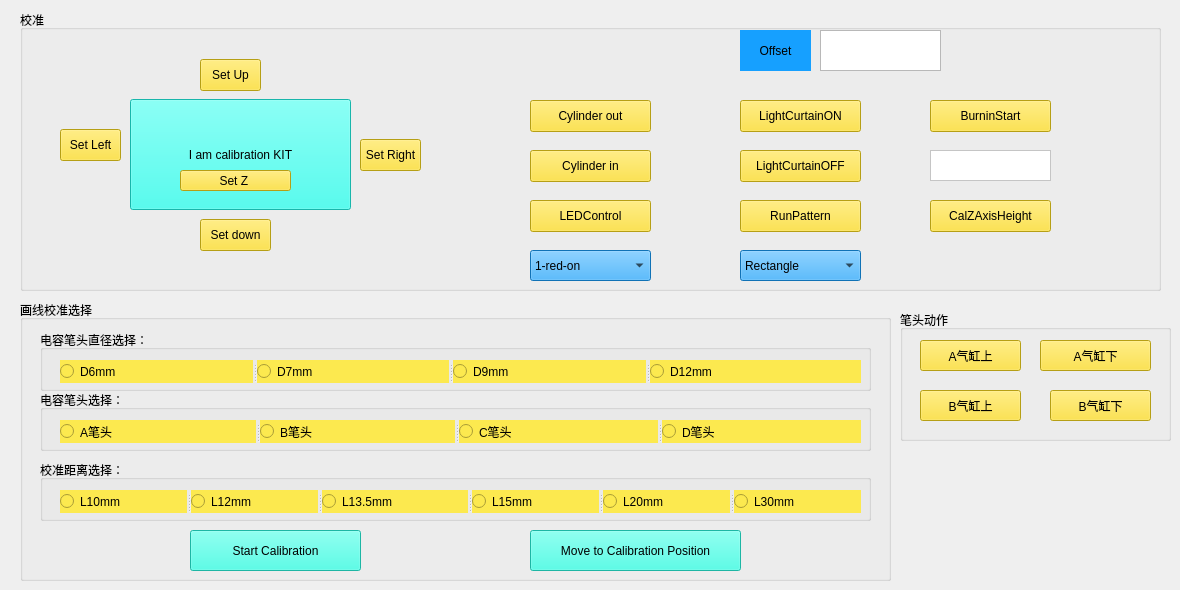
   <widget class="QWidget" name="tab_2">
    <attribute name="title">
     <string>Cal</string>
    </attribute>
    <widget class="QPushButton" name="pushButton_44">
     <property name="geometry">
      <rect>
       <x>130</x>
       <y>99</y>
       <width>221</width>
       <height>111</height>
      </rect>
     </property>
     <property name="styleSheet">
      <string notr="true">background-color: rgb(33, 255, 239);</string>
     </property>
     <property name="text">
      <string>I am calibration KIT</string>
     </property>
    </widget>
    <widget class="QPushButton" name="ButtonSetXCalUp">
     <property name="geometry">
      <rect>
       <x>200</x>
       <y>59</y>
       <width>61</width>
       <height>32</height>
      </rect>
     </property>
     <property name="styleSheet">
      <string notr="true">background-color: rgb(255, 222, 29);</string>
     </property>
     <property name="text">
      <string>Set Up</string>
     </property>
    </widget>
    <widget class="QPushButton" name="ButtonSetZCal">
     <property name="geometry">
      <rect>
       <x>180</x>
       <y>170</y>
       <width>111</width>
       <height>21</height>
      </rect>
     </property>
     <property name="styleSheet">
      <string notr="true">background-color: rgb(255, 222, 29);</string>
     </property>
     <property name="text">
      <string>Set Z </string>
     </property>
    </widget>
    <widget class="QPushButton" name="ButtonSetXCalDown">
     <property name="geometry">
      <rect>
       <x>200</x>
       <y>219</y>
       <width>71</width>
       <height>32</height>
      </rect>
     </property>
     <property name="styleSheet">
      <string notr="true">background-color: rgb(255, 222, 29);</string>
     </property>
     <property name="text">
      <string>Set down</string>
     </property>
    </widget>
    <widget class="QPushButton" name="ButtonSetYCalLeft">
     <property name="geometry">
      <rect>
       <x>60</x>
       <y>129</y>
       <width>61</width>
       <height>32</height>
      </rect>
     </property>
     <property name="styleSheet">
      <string notr="true">background-color: rgb(255, 222, 29);</string>
     </property>
     <property name="text">
      <string>Set Left</string>
     </property>
    </widget>
    <widget class="QPushButton" name="ButtonSetYCalRight">
     <property name="geometry">
      <rect>
       <x>360</x>
       <y>139</y>
       <width>61</width>
       <height>32</height>
      </rect>
     </property>
     <property name="styleSheet">
      <string notr="true">background-color: rgb(255, 222, 29);</string>
     </property>
     <property name="text">
      <string>Set Right</string>
     </property>
    </widget>
    <widget class="QGroupBox" name="groupBox_5">
     <property name="geometry">
      <rect>
       <x>20</x>
       <y>300</y>
       <width>871</width>
       <height>281</height>
      </rect>
     </property>
     <property name="title">
      <string>画线校准选择</string>
     </property>
     <widget class="QGroupBox" name="groupBox_6">
      <property name="geometry">
       <rect>
        <x>20</x>
        <y>30</y>
        <width>831</width>
        <height>61</height>
       </rect>
      </property>
      <property name="title">
       <string>电容笔头直径选择：</string>
      </property>
      <widget class="QSplitter" name="splitter">
       <property name="geometry">
        <rect>
         <x>20</x>
         <y>30</y>
         <width>801</width>
         <height>23</height>
        </rect>
       </property>
       <property name="orientation">
        <enum>Qt::Horizontal</enum>
       </property>
       <widget class="QRadioButton" name="radioButtonCap6mm_V">
        <property name="styleSheet">
         <string notr="true">background-color: rgb(252, 233, 79);</string>
        </property>
        <property name="text">
         <string>D6mm</string>
        </property>
       </widget>
       <widget class="QRadioButton" name="radioButtonCap7mm_V">
        <property name="styleSheet">
         <string notr="true">background-color: rgb(252, 233, 79);</string>
        </property>
        <property name="text">
         <string>D7mm</string>
        </property>
       </widget>
       <widget class="QRadioButton" name="radioButtonCap9mm_V">
        <property name="styleSheet">
         <string notr="true">background-color: rgb(252, 233, 79);</string>
        </property>
        <property name="text">
         <string>D9mm</string>
        </property>
       </widget>
       <widget class="QRadioButton" name="radioButtonCap12mm_V">
        <property name="styleSheet">
         <string notr="true">background-color: rgb(252, 233, 79);</string>
        </property>
        <property name="text">
         <string>D12mm</string>
        </property>
       </widget>
      </widget>
     </widget>
     <widget class="QGroupBox" name="groupBox_7">
      <property name="geometry">
       <rect>
        <x>20</x>
        <y>160</y>
        <width>831</width>
        <height>61</height>
       </rect>
      </property>
      <property name="title">
       <string>校准距离选择：</string>
      </property>
      <widget class="QSplitter" name="splitter_2">
       <property name="geometry">
        <rect>
         <x>20</x>
         <y>30</y>
         <width>801</width>
         <height>23</height>
        </rect>
       </property>
       <property name="orientation">
        <enum>Qt::Horizontal</enum>
       </property>
       <widget class="QRadioButton" name="radioButtonCalDistance10mm_V">
        <property name="styleSheet">
         <string notr="true">background-color: rgb(252, 233, 79);</string>
        </property>
        <property name="text">
         <string>L10mm</string>
        </property>
       </widget>
       <widget class="QRadioButton" name="radioButtonCalDistance12mm_V">
        <property name="styleSheet">
         <string notr="true">background-color: rgb(252, 233, 79);</string>
        </property>
        <property name="text">
         <string>L12mm</string>
        </property>
       </widget>
       <widget class="QRadioButton" name="radioButtonCalDistance135mm_V">
        <property name="styleSheet">
         <string notr="true">background-color: rgb(252, 233, 79);</string>
        </property>
        <property name="text">
         <string>L13.5mm</string>
        </property>
       </widget>
       <widget class="QRadioButton" name="radioButtonCalDistance15mm_V">
        <property name="styleSheet">
         <string notr="true">background-color: rgb(252, 233, 79);</string>
        </property>
        <property name="text">
         <string>L15mm</string>
        </property>
       </widget>
       <widget class="QRadioButton" name="radioButtonCalDistance20mm_V">
        <property name="styleSheet">
         <string notr="true">background-color: rgb(252, 233, 79);</string>
        </property>
        <property name="text">
         <string>L20mm</string>
        </property>
       </widget>
       <widget class="QRadioButton" name="radioButtonCalDistance30mm_V">
        <property name="styleSheet">
         <string notr="true">background-color: rgb(252, 233, 79);</string>
        </property>
        <property name="text">
         <string>L30mm</string>
        </property>
       </widget>
      </widget>
     </widget>
     <widget class="QGroupBox" name="groupBox_9">
      <property name="geometry">
       <rect>
        <x>20</x>
        <y>90</y>
        <width>831</width>
        <height>61</height>
       </rect>
      </property>
      <property name="title">
       <string>电容笔头选择：</string>
      </property>
      <widget class="QSplitter" name="splitter_3">
       <property name="geometry">
        <rect>
         <x>20</x>
         <y>30</y>
         <width>801</width>
         <height>23</height>
        </rect>
       </property>
       <property name="orientation">
        <enum>Qt::Horizontal</enum>
       </property>
       <widget class="QRadioButton" name="radioButtonHorizontalBack">
        <property name="styleSheet">
         <string notr="true">background-color: rgb(252, 233, 79);</string>
        </property>
        <property name="text">
         <string>A笔头</string>
        </property>
       </widget>
       <widget class="QRadioButton" name="radioButtonHorizontalFront">
        <property name="styleSheet">
         <string notr="true">background-color: rgb(252, 233, 79);</string>
        </property>
        <property name="text">
         <string>B笔头</string>
        </property>
       </widget>
       <widget class="QRadioButton" name="radioButtonVerticalRight">
        <property name="styleSheet">
         <string notr="true">background-color: rgb(252, 233, 79);</string>
        </property>
        <property name="text">
         <string>C笔头</string>
        </property>
       </widget>
       <widget class="QRadioButton" name="radioButtonVerticalLeft">
        <property name="styleSheet">
         <string notr="true">background-color: rgb(252, 233, 79);</string>
        </property>
        <property name="text">
         <string>D笔头</string>
        </property>
       </widget>
      </widget>
     </widget>
     <widget class="QPushButton" name="ButtonStartCal">
      <property name="geometry">
       <rect>
        <x>170</x>
        <y>230</y>
        <width>171</width>
        <height>41</height>
       </rect>
      </property>
      <property name="styleSheet">
       <string notr="true">background-color: rgb(41, 255, 229);</string>
      </property>
      <property name="text">
       <string>Start Calibration</string>
      </property>
     </widget>
     <widget class="QPushButton" name="ButtonMoveToCalibrationPosition">
      <property name="geometry">
       <rect>
        <x>510</x>
        <y>230</y>
        <width>211</width>
        <height>41</height>
       </rect>
      </property>
      <property name="styleSheet">
       <string notr="true">background-color: rgb(41, 255, 229);</string>
      </property>
      <property name="text">
       <string>Move to Calibration Position</string>
      </property>
     </widget>
    </widget>
    <widget class="QGroupBox" name="groupBox_17">
     <property name="geometry">
      <rect>
       <x>900</x>
       <y>310</y>
       <width>271</width>
       <height>131</height>
      </rect>
     </property>
     <property name="title">
      <string>笔头动作</string>
     </property>
     <widget class="QPushButton" name="pushButtonCapVerticalLeftUp">
      <property name="geometry">
       <rect>
        <x>20</x>
        <y>30</y>
        <width>101</width>
        <height>31</height>
       </rect>
      </property>
      <property name="styleSheet">
       <string notr="true">background-color: rgb(255, 222, 29);</string>
      </property>
      <property name="text">
       <string>A气缸上</string>
      </property>
     </widget>
     <widget class="QPushButton" name="pushButtonCapVerticalRightDown">
      <property name="geometry">
       <rect>
        <x>150</x>
        <y>80</y>
        <width>101</width>
        <height>31</height>
       </rect>
      </property>
      <property name="styleSheet">
       <string notr="true">background-color: rgb(255, 222, 29);</string>
      </property>
      <property name="text">
       <string>B气缸下</string>
      </property>
     </widget>
     <widget class="QPushButton" name="pushButtonCapVerticalLeftDowm">
      <property name="geometry">
       <rect>
        <x>140</x>
        <y>30</y>
        <width>111</width>
        <height>31</height>
       </rect>
      </property>
      <property name="styleSheet">
       <string notr="true">background-color: rgb(255, 222, 29);</string>
      </property>
      <property name="text">
       <string>A气缸下</string>
      </property>
     </widget>
     <widget class="QPushButton" name="pushButtonCapVerticalRightUp">
      <property name="geometry">
       <rect>
        <x>20</x>
        <y>80</y>
        <width>101</width>
        <height>31</height>
       </rect>
      </property>
      <property name="styleSheet">
       <string notr="true">background-color: rgb(255, 222, 29);</string>
      </property>
      <property name="text">
       <string>B气缸上</string>
      </property>
     </widget>
    </widget>
    <widget class="QGroupBox" name="groupBox_18">
     <property name="geometry">
      <rect>
       <x>20</x>
       <y>10</y>
       <width>1141</width>
       <height>281</height>
      </rect>
     </property>
     <property name="title">
      <string>校准</string>
     </property>
     <widget class="QPushButton" name="ButtonBurninStart">
      <property name="geometry">
       <rect>
        <x>910</x>
        <y>90</y>
        <width>121</width>
        <height>32</height>
       </rect>
      </property>
      <property name="styleSheet">
       <string notr="true">background-color: rgb(255, 222, 29);</string>
      </property>
      <property name="text">
       <string>BurninStart</string>
      </property>
     </widget>
     <widget class="QPushButton" name="ButtonCurtainOFF">
      <property name="geometry">
       <rect>
        <x>720</x>
        <y>140</y>
        <width>121</width>
        <height>32</height>
       </rect>
      </property>
      <property name="styleSheet">
       <string notr="true">background-color: rgb(255, 222, 29);</string>
      </property>
      <property name="text">
       <string>LightCurtainOFF</string>
      </property>
     </widget>
     <widget class="QTextEdit" name="textEditOffset">
      <property name="geometry">
       <rect>
        <x>800</x>
        <y>20</y>
        <width>121</width>
        <height>41</height>
       </rect>
      </property>
     </widget>
     <widget class="QPushButton" name="ButtonLEDControl">
      <property name="geometry">
       <rect>
        <x>510</x>
        <y>190</y>
        <width>121</width>
        <height>32</height>
       </rect>
      </property>
      <property name="styleSheet">
       <string notr="true">background-color: rgb(255, 222, 29);</string>
      </property>
      <property name="text">
       <string>LEDControl</string>
      </property>
     </widget>
     <widget class="QComboBox" name="comboBox">
      <property name="geometry">
       <rect>
        <x>720</x>
        <y>240</y>
        <width>121</width>
        <height>31</height>
       </rect>
      </property>
      <property name="styleSheet">
       <string notr="true">background-color: rgb(22, 160, 255);</string>
      </property>
      <item>
       <property name="text">
        <string>Rectangle</string>
       </property>
      </item>
      <item>
       <property name="text">
        <string>Circle/EIIipse</string>
       </property>
      </item>
     </widget>
     <widget class="QPushButton" name="ButtonRunPattern">
      <property name="geometry">
       <rect>
        <x>720</x>
        <y>190</y>
        <width>121</width>
        <height>32</height>
       </rect>
      </property>
      <property name="styleSheet">
       <string notr="true">background-color: rgb(255, 222, 29);</string>
      </property>
      <property name="text">
       <string>RunPattern</string>
      </property>
     </widget>
     <widget class="QLabel" name="label_38">
      <property name="geometry">
       <rect>
        <x>720</x>
        <y>20</y>
        <width>71</width>
        <height>41</height>
       </rect>
      </property>
      <property name="styleSheet">
       <string notr="true">background-color: rgb(22, 160, 255);</string>
      </property>
      <property name="text">
       <string>Offset</string>
      </property>
      <property name="alignment">
       <set>Qt::AlignCenter</set>
      </property>
     </widget>
     <widget class="QPushButton" name="ButtonCylinderIn">
      <property name="geometry">
       <rect>
        <x>510</x>
        <y>140</y>
        <width>121</width>
        <height>32</height>
       </rect>
      </property>
      <property name="styleSheet">
       <string notr="true">background-color: rgb(255, 222, 29);</string>
      </property>
      <property name="text">
       <string>Cylinder in</string>
      </property>
     </widget>
     <widget class="QPushButton" name="ButtonCylinderOut">
      <property name="geometry">
       <rect>
        <x>510</x>
        <y>90</y>
        <width>121</width>
        <height>32</height>
       </rect>
      </property>
      <property name="styleSheet">
       <string notr="true">background-color: rgb(255, 222, 29);</string>
      </property>
      <property name="text">
       <string>Cylinder out</string>
      </property>
     </widget>
     <widget class="QPushButton" name="ButtonCurtainON">
      <property name="geometry">
       <rect>
        <x>720</x>
        <y>90</y>
        <width>121</width>
        <height>32</height>
       </rect>
      </property>
      <property name="styleSheet">
       <string notr="true">background-color: rgb(255, 222, 29);</string>
      </property>
      <property name="text">
       <string>LightCurtainON</string>
      </property>
     </widget>
     <widget class="QTextEdit" name="textEditBurninTimes">
      <property name="geometry">
       <rect>
        <x>910</x>
        <y>140</y>
        <width>121</width>
        <height>31</height>
       </rect>
      </property>
      <property name="styleSheet">
       <string notr="true">background-color: rgb(255, 255, 255);</string>
      </property>
     </widget>
     <widget class="QComboBox" name="comboBoxLED">
      <property name="geometry">
       <rect>
        <x>510</x>
        <y>240</y>
        <width>121</width>
        <height>31</height>
       </rect>
      </property>
      <property name="styleSheet">
       <string notr="true">background-color: rgb(22, 160, 255);</string>
      </property>
      <item>
       <property name="text">
        <string>1-red-on</string>
       </property>
      </item>
      <item>
       <property name="text">
        <string>1-red-off</string>
       </property>
      </item>
      <item>
       <property name="text">
        <string>1-yellow-on</string>
       </property>
      </item>
      <item>
       <property name="text">
        <string>1-yellow-off</string>
       </property>
      </item>
      <item>
       <property name="text">
        <string>1-green-on</string>
       </property>
      </item>
      <item>
       <property name="text">
        <string>1-green-off</string>
       </property>
      </item>
      <item>
       <property name="text">
        <string>2-red-on</string>
       </property>
      </item>
      <item>
       <property name="text">
        <string>2-red-off</string>
       </property>
      </item>
      <item>
       <property name="text">
        <string>2-green-on</string>
       </property>
      </item>
      <item>
       <property name="text">
        <string>2-green-off</string>
       </property>
      </item>
      <item>
       <property name="text">
        <string>2-yellow-on</string>
       </property>
      </item>
      <item>
       <property name="text">
        <string>2-yellow-off</string>
       </property>
      </item>
     </widget>
     <widget class="QPushButton" name="ButtonCalZAxisHeight">
      <property name="geometry">
       <rect>
        <x>910</x>
        <y>190</y>
        <width>121</width>
        <height>32</height>
       </rect>
      </property>
      <property name="styleSheet">
       <string notr="true">background-color: rgb(255, 222, 29);</string>
      </property>
      <property name="text">
       <string>CalZAxisHeight</string>
      </property>
     </widget>
    </widget>
    <zorder>groupBox_18</zorder>
    <zorder>groupBox_17</zorder>
    <zorder>pushButton_44</zorder>
    <zorder>ButtonSetXCalUp</zorder>
    <zorder>ButtonSetZCal</zorder>
    <zorder>ButtonSetXCalDown</zorder>
    <zorder>ButtonSetYCalLeft</zorder>
    <zorder>ButtonSetYCalRight</zorder>
    <zorder>groupBox_5</zorder>
   </widget>
